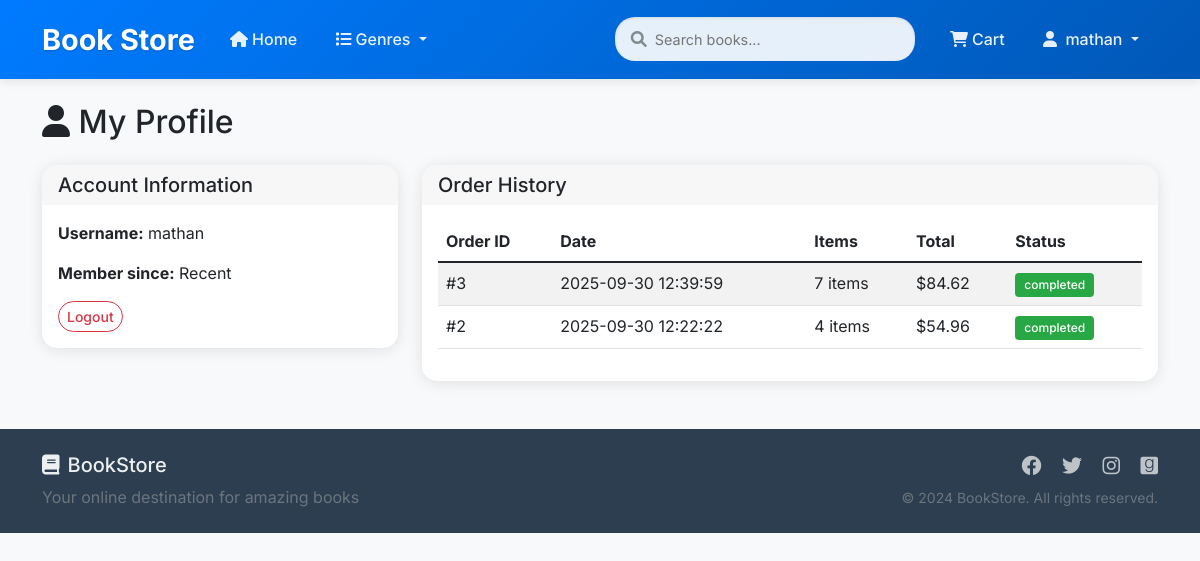
/profile (signed in), run on the app's committed database.
### tables this page shows
CREATE TABLE orders (
            id INTEGER PRIMARY KEY AUTOINCREMENT,
            user_id INTEGER,
            total_amount REAL,
            status TEXT DEFAULT 'pending',
            payment_method TEXT,
            shipping_address TEXT,
            created_at TIMESTAMP DEFAULT CURRENT_TIMESTAMP,
            FOREIGN KEY (user_id) REFERENCES users (id)
        );

### app.py (the view)
@app.route('/profile')
@user_required
def profile():
    conn = get_db_connection()
    orders = conn.execute('''
        SELECT o.*,
               GROUP_CONCAT(b.title) as book_titles,
               SUM(oi.quantity) as total_items
        FROM orders o
        JOIN order_items oi ON o.id = oi.order_id
        JOIN books b ON oi.book_id = b.id
        WHERE o.user_id = ?
        GROUP BY o.id
        ORDER BY o.created_at DESC
    ''', (session['user_id'],)).fetchall()
    conn.close()
    return render_template('profile.html', orders=orders)

### app.py (called while the page is built)
def get_db_connection():
    conn = sqlite3.connect('bookstore.db')
    conn.row_factory = sqlite3.Row
    return conn

def validate_session():
    if 'user_id' not in session:
        return False
    if 'user_type' not in session:
        session['user_type'] = 'admin' if session.get('is_admin') else 'user'
    return True

def user_required(f):
    @wraps(f)
    def decorated_function(*args, **kwargs):
        if not validate_session():
            flash('Please login to access this page', 'error')
            return redirect(url_for('login'))
        if session.get('user_type') != 'user':
            flash('Please login as user to access store features', 'error')
            return redirect(url_for('login'))
        return f(*args, **kwargs)
    return decorated_function

@app.context_processor
def inject_user_info():
    user_info = {
        'is_logged_in': validate_session(),
        'username': session.get('username'),
        'is_admin': session.get('is_admin', False),
        'user_type': session.get('user_type', 'user'),
        'current_time': datetime.now().strftime('%Y-%m-%d %H:%M:%S')
    }
    return dict(user_info=user_info)

### templates/profile.html (shortened to what this page needs)
{% extends "base.html" %}
{% block content %}
<div class="container mt-4">
    <h2><i class="fas fa-user"></i> My Profile</h2>
    <div class="row mt-4">
        <div class="col-md-4">
            <div class="card">
                <div class="card-header">
                    <h5 class="card-title mb-0">Account Information</h5>
                </div>
                <div class="card-body">
                    <p><strong>Username:</strong> {{ session.username }}</p>
                    <p><strong>Member since:</strong> Recent</p>
                    <a href="{{ url_for('logout') }}" class="btn btn-outline-danger btn-sm">Logout</a>
                </div>
            </div>
        </div>
        <div class="col-md-8">
            <div class="card">
                <div class="card-header">
                    <h5 class="card-title mb-0">Order History</h5>
                </div>
                <div class="card-body">
                    {% if orders %}
                    <div class="table-responsive">
                        <table class="table table-striped">
                            <thead>
                                <tr>
                                    <th>Order ID</th>
                                    <th>Date</th>
                                    <th>Items</th>
                                    <th>Total</th>
                                    <th>Status</th>
                                </tr>
                            </thead>
                            <tbody>
                                {% for order in orders %}
                                <tr>
                                    <td>#{{ order.id }}</td>
                                    <td>{{ order.created_at }}</td>
                                    <td>{{ order.total_items }} items</td>
                                    <td>${{ "%.2f"|format(order.total_amount * 1.1) }}</td>
                                    <td>
                                        <span class="badge bg-{{ 'success' if order.status == 'completed' else 'warning' if order.status == 'pending' else 'secondary' }}">
                                            {{ order.status }}
                                        </span>
                                    </td>
                                </tr>
                                {% endfor %}
                            </tbody>
                        </table>
                    </div>
                    {% endif %}
                </div>
            </div>
        </div>
    </div>
</div>
{% endblock %}

### static/css/style.css (style rules this page uses)
:root { --primary-color: #007bff; --secondary-color: #6c757d; --success-color: #28a745; --danger-color: #dc3545; --warning-color: #ffc107; --info-color: #17a2b8; }
body { font-family: 'Segoe UI', Tahoma, Geneva, Verdana, sans-serif; background-color: #f8f9fa; }
.btn { border-radius: 25px; font-weight: 500; transition: all 0.3s ease; }
.card { border: none; border-radius: 15px; box-shadow: 0 2px 15px rgba(0,0,0,0.1); }
.card-header { border-radius: 15px 15px 0 0 !important; border: none; font-weight: 600; }
.badge { font-weight: 500; padding: 0.5em 0.75em; }
.bg-success { background-color: var(--success-color) !important; }

### templates/base.html (style rules this page uses)
body { font-family: 'Inter', sans-serif; background: #f8f9fa; min-height: 100vh; }

### data on the page
orders: id "3", created_at "2025-09-30 12:39:59", total_items "7", order.total_amount*1.1 "84.62", status "completed"
orders: id "2", created_at "2025-09-30 12:22:22", total_items "4", order.total_amount*1.1 "54.96", status "completed"

### other printed values
{{ user_info.username }} "mathan"
{{ session.username }} "mathan"
